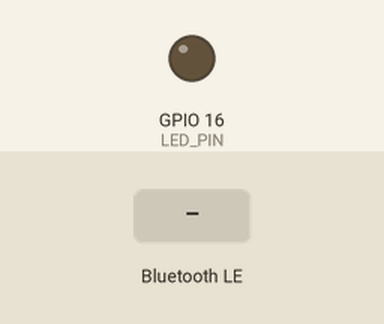
Bench run of a sketch on a simulated ESP32. Shown: output pins drawn as LEDs (lit = HIGH). The test bench sets the inputs (shaded band). Nothing arrives over Bluetooth unless stated; a phone connects over Bluetooth LE 3 s after start.

Above: at 1.2 s.
1.3 s: Bluetooth LE write "1" received
At 2.5 s:
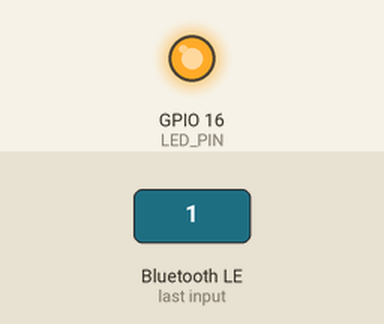
2.8 s: Bluetooth LE write "0" received
At 3.9 s:
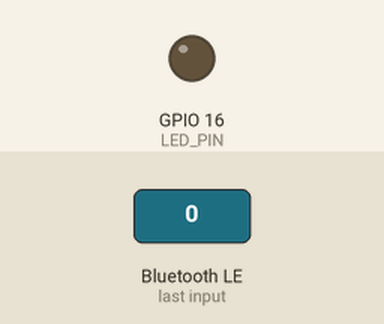
Timing chart, 0 to 5.8 s (numbered marks = the images above; inputs shaded):
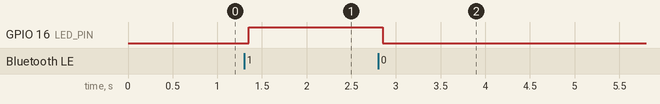

The sketch:

BLE_LED.ino
```cpp
#include <BLEDevice.h>
#include <BLEServer.h>
#include <BLEUtils.h>
#include <BLE2902.h>

#define LED_PIN 16

BLECharacteristic *pCharacteristic;
bool ledState = false;

class MyCallbacks: public BLECharacteristicCallbacks {
  void onWrite(BLECharacteristic *pCharacteristic) {
    String value = pCharacteristic->getValue();

    if (value == "1") {
      digitalWrite(LED_PIN, HIGH);
    } else if (value == "0") {
      digitalWrite(LED_PIN, LOW);
    }
  }
};

void setup() {
  Serial.begin(115200);
  pinMode(LED_PIN, OUTPUT);

  BLEDevice::init("ESP32_BLE_LED");
  BLEServer *pServer = BLEDevice::createServer();

  BLEService *pService = pServer->createService("1234");
  pCharacteristic = pService->createCharacteristic(
                      "5678",
                      BLECharacteristic::PROPERTY_WRITE
                    );

  pCharacteristic->setCallbacks(new MyCallbacks());
  pService->start();

  BLEAdvertising *pAdvertising = BLEDevice::getAdvertising();
  pAdvertising->start();
}

void loop() {
}
```

Measured:
- after the input at 1.3 s, GPIO 16 (LED_PIN): LOW → HIGH after 0.05 s
- after the input at 2.8 s, GPIO 16 (LED_PIN): HIGH → LOW after 0.05 s
